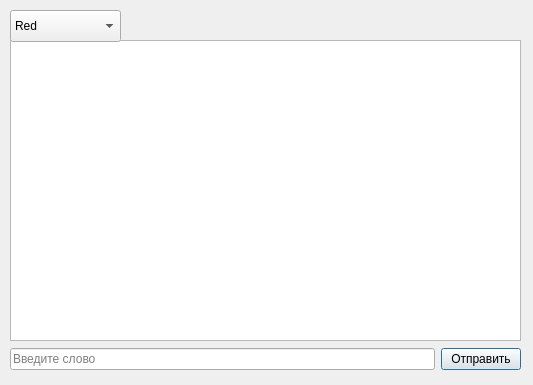
<?xml version="1.0" encoding="UTF-8"?>
<ui version="4.0">
 <class>Client</class>
 <widget class="QDialog" name="Client">
  <property name="geometry">
   <rect>
    <x>0</x>
    <y>0</y>
    <width>533</width>
    <height>385</height>
   </rect>
  </property>
  <property name="windowTitle">
   <string>Dialog</string>
  </property>
  <widget class="QTextEdit" name="textEdit">
   <property name="geometry">
    <rect>
     <x>10</x>
     <y>40</y>
     <width>511</width>
     <height>301</height>
    </rect>
   </property>
   <property name="readOnly">
    <bool>true</bool>
   </property>
  </widget>
  <widget class="QComboBox" name="comboBox">
   <property name="geometry">
    <rect>
     <x>10</x>
     <y>10</y>
     <width>111</width>
     <height>32</height>
    </rect>
   </property>
   <item>
    <property name="text">
     <string>Red</string>
    </property>
   </item>
   <item>
    <property name="text">
     <string>Blue</string>
    </property>
   </item>
   <item>
    <property name="text">
     <string>Yellow</string>
    </property>
   </item>
   <item>
    <property name="text">
     <string>Green</string>
    </property>
   </item>
  </widget>
  <widget class="QWidget" name="horizontalLayoutWidget">
   <property name="geometry">
    <rect>
     <x>10</x>
     <y>340</y>
     <width>511</width>
     <height>38</height>
    </rect>
   </property>
   <layout class="QHBoxLayout" name="horizontalLayout">
    <item>
     <widget class="QLineEdit" name="message">
      <property name="placeholderText">
       <string>Введите слово</string>
      </property>
     </widget>
    </item>
    <item>
     <widget class="QPushButton" name="pushButton">
      <property name="text">
       <string>Отправить</string>
      </property>
     </widget>
    </item>
   </layout>
  </widget>
 </widget>
 <resources/>
 <connections/>
</ui>
